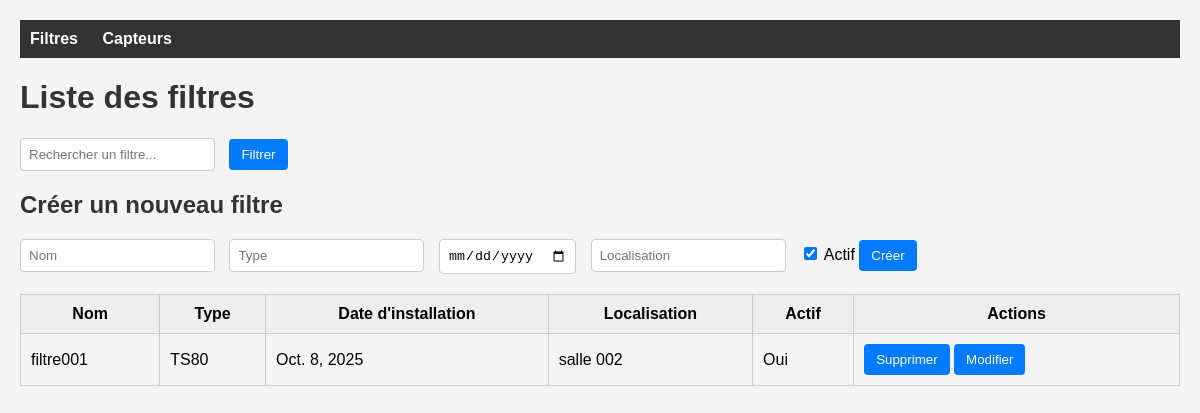
/dashboard/filtres/, run on an earlier commit of the app's database.
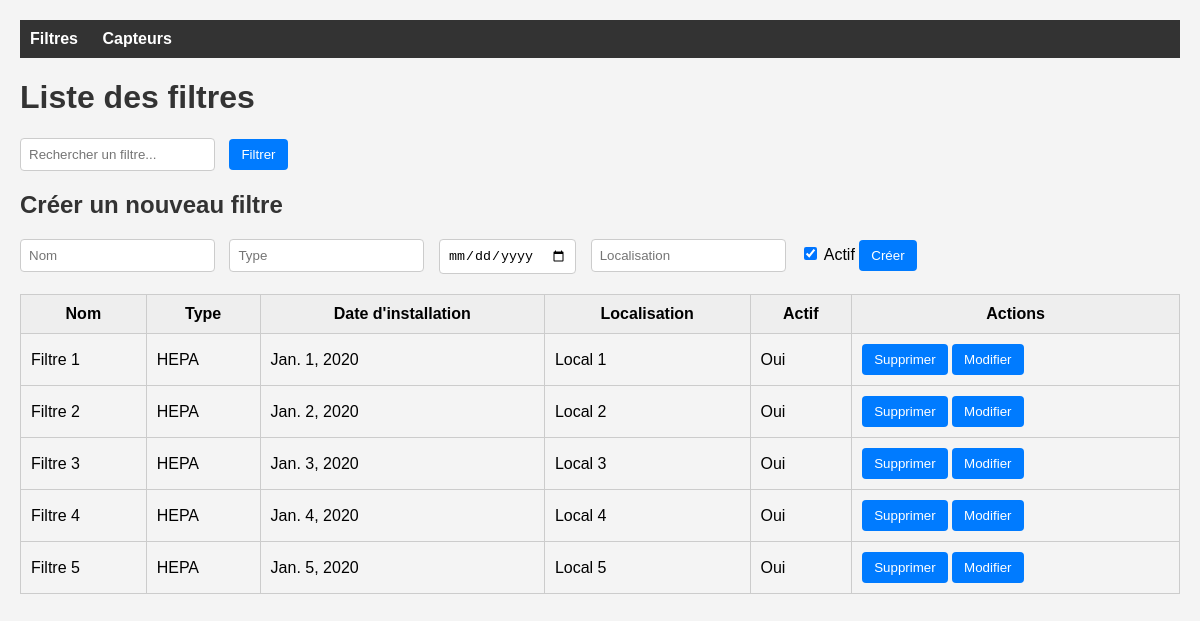
And on a later commit of the database.
### monitoring/models.py (models this page shows)
class Filtre(models.Model):
    nom = models.CharField(max_length=100)
    salle = models.ForeignKey(Salle, on_delete=models.CASCADE, null=True, blank=True)
    type = models.CharField(max_length=50)
    date_installation = models.DateField()
    localisation = models.CharField(max_length=100)
    actif = models.BooleanField(default=True)
    vitesse = models.IntegerField(default=0)  # Vitesse en m/s

### monitoring/views.py (the view, shortened to what this page needs)
# urls.py: path('dashboard/filtres/', page_filtres, name='page_filtres'),
def page_filtres(request):
    if request.method == 'POST' and not (request.user.is_authenticated and request.user.is_staff):
        return HttpResponseForbidden('Forbidden')
    query = request.GET.get('q', '')
    filtres = Filtre.objects.filter(nom__icontains=query) if query else Filtre.objects.all()
    return render(request, 'filtres.html', {'filtres': filtres, 'query': query})

### monitoring/templates/filtres.html (shortened to what this page needs)
{% load static %}
<!DOCTYPE html>
<html lang="fr">
<head>
</head>
<body>
    <nav>
        <a href="/dashboard/filtres/">Filtres</a>
        <a href="/dashboard/capteurs/">Capteurs</a>
    </nav>
    <h1>Liste des filtres</h1>
    <form method="get">
        <input type="text" name="q" placeholder="Rechercher un filtre..." value="{{ query }}">
        <button type="submit">Filtrer</button>
    </form>
    <h2>Créer un nouveau filtre</h2>
    <form method="post">
        <input type="text" name="nom" placeholder="Nom" required>
        <input type="text" name="type" placeholder="Type" required>
        <input type="date" name="date_installation" required>
        <input type="text" name="localisation" placeholder="Localisation" required>
        <label><input type="checkbox" name="actif" checked> Actif</label>
        <button type="submit">Créer</button>
    </form>
    <table>
        <thead>
            <tr>
                <th>Nom</th>
                <th>Type</th>
                <th>Date d'installation</th>
                <th>Localisation</th>
                <th>Actif</th>
                <th>Actions</th>
            </tr>
        </thead>
        <tbody>
            {% for filtre in filtres %}
            <tr>
                <td>{{ filtre.nom }}</td>
                <td>{{ filtre.type }}</td>
                <td>{{ filtre.date_installation }}</td>
                <td>{{ filtre.localisation }}</td>
                <td>{{ filtre.actif|yesno:"Oui,Non" }}</td>
                <td>
                    <form method="post" action="/dashboard/filtres/delete/{{ filtre.id }}/" style="display:inline;">
                        <button type="submit">Supprimer</button>
                    </form>
                    <form method="get" action="/dashboard/filtres/update/{{ filtre.id }}/" style="display:inline;">
                        <button type="submit">Modifier</button>
                    </form>
                </td>
            </tr>
            {% empty %}
            <tr><td colspan="6">Aucun filtre enregistré.</td></tr>
            {% endfor %}
        </tbody>
    </table>
</body>
</html>

What changed in the data, as far as the page shows it:
removed Filtre: nom "filtre001", type "TS80", date_installation "Oct. 8, 2025", localisation "salle 002", actif "Oui"
added Filtre: nom "Filtre 1", type "HEPA", date_installation "Jan. 1, 2020", localisation "Local 1", actif "Oui"
added Filtre: nom "Filtre 2", type "HEPA", date_installation "Jan. 2, 2020", localisation "Local 2", actif "Oui"
added Filtre: nom "Filtre 3", type "HEPA", date_installation "Jan. 3, 2020", localisation "Local 3", actif "Oui"
added Filtre: nom "Filtre 4", type "HEPA", date_installation "Jan. 4, 2020", localisation "Local 4", actif "Oui"
added Filtre: nom "Filtre 5", type "HEPA", date_installation "Jan. 5, 2020", localisation "Local 5", actif "Oui"
